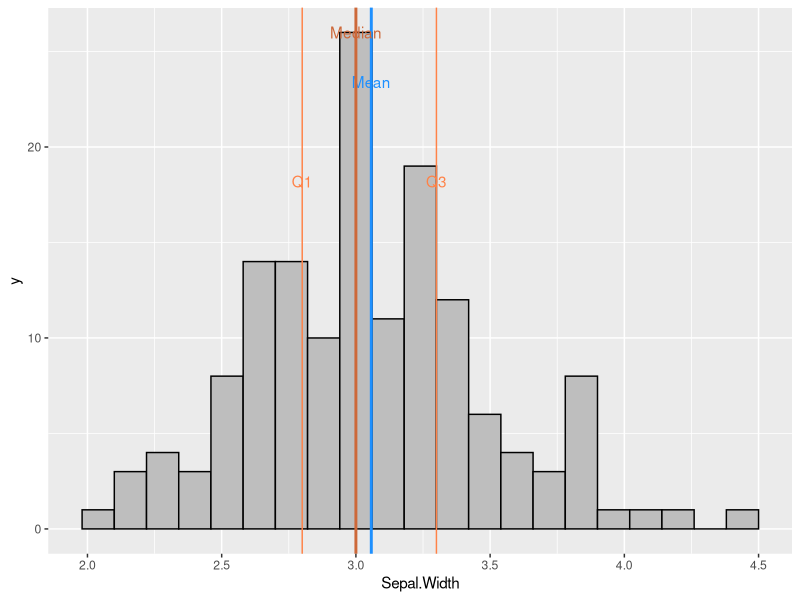
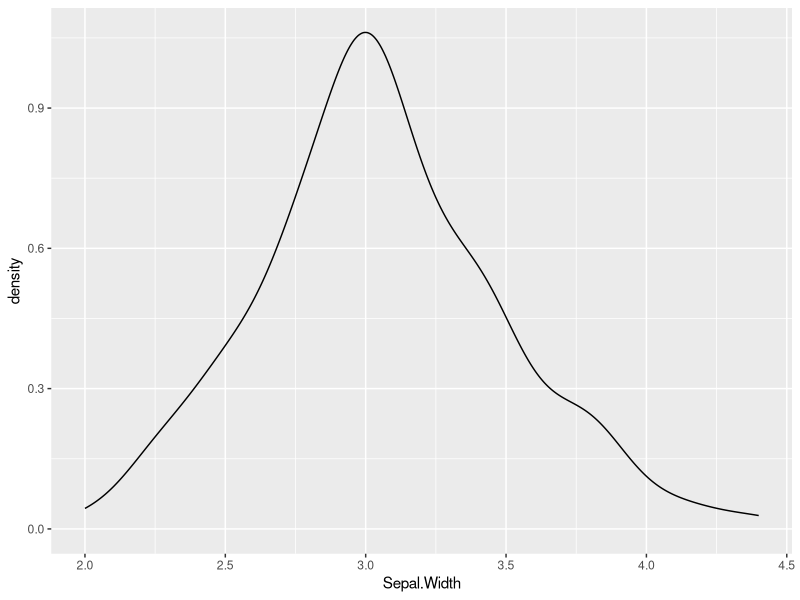
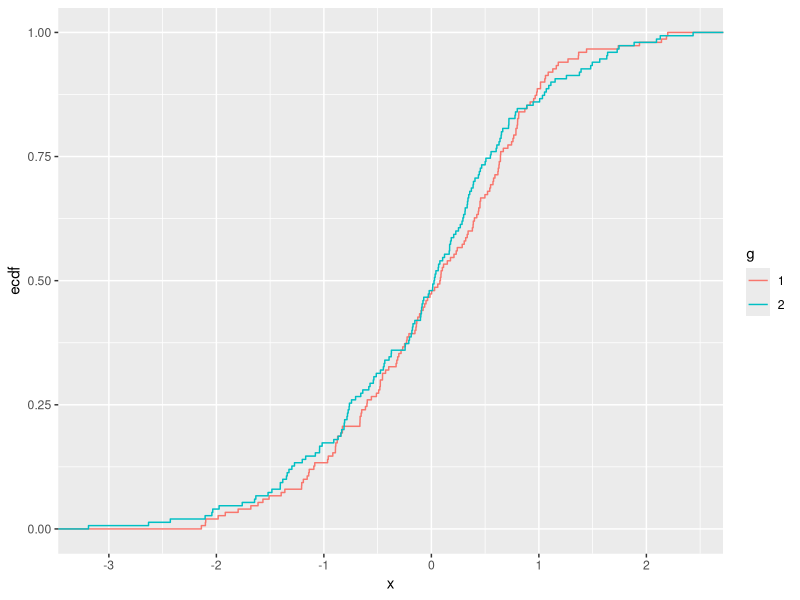
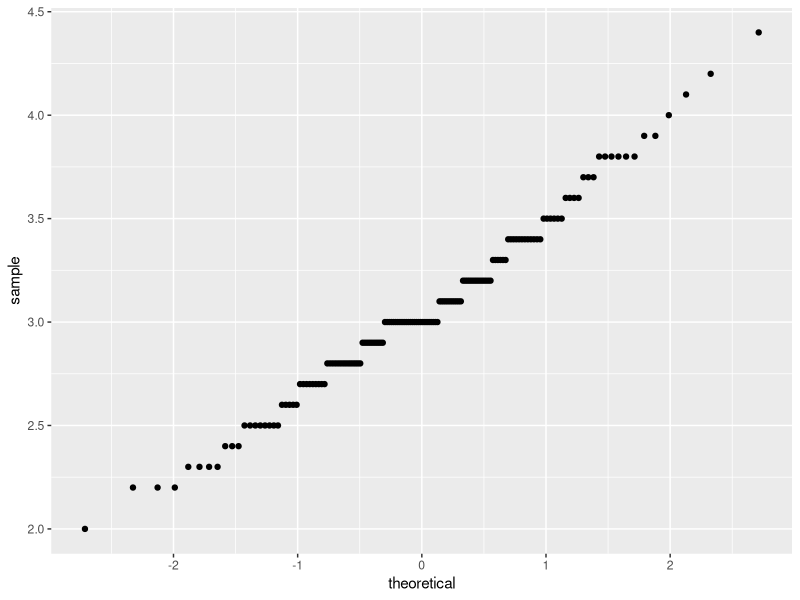
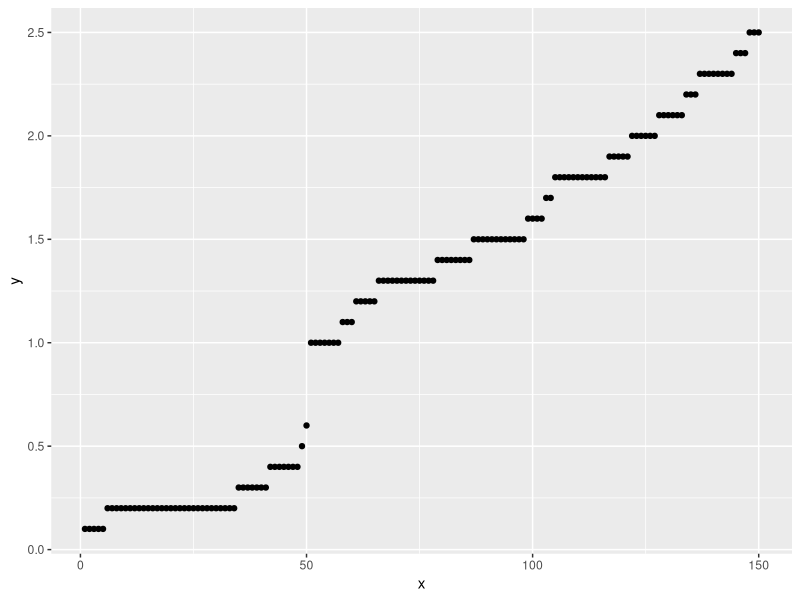

Generate these figures, in order, with R:

# Source : http://www.cookbook-r.com/Graphs/Plotting_distributions_(ggplot2)/
library(ggplot2)
# scatter plot
myData <- iris
f1 <- "Petal.Length"
f2 <- "Sepal.Width"

Field <- f2
#ggplot(myData) + geom_point(aes_string(f1, f2))


# ====================================
# Histogram with 20 bins, showing mean
# ====================================
rnorm <- data.frame(x = c(rnorm(length(myData[,Field]))))

myBinWidth = (max(myData[,Field]) - min(myData[,Field])) / 20
maxy <- max(hist(myData[,Field], breaks=seq(min(myData[,Field]), max(myData[,Field]), by=myBinWidth), plot=FALSE)$counts)

myMean = mean(myData[,Field])
myMedian = median(myData[,Field])
myQuantile = quantile(myData[,Field])

ggplot(myData, 
      aes_string(x=Field)) + 
      geom_histogram(binwidth=myBinWidth, colour="black", fill="grey") +

      geom_vline(aes_string(xintercept=myMean), color="dodgerblue", linetype="solid", size=1) +
      annotate("text", x = myMean, y = maxy * 0.9, label = "Mean", color="dodgerblue") +
  
      geom_vline(aes_string(xintercept=myQuantile[2]), color="sienna1", linetype="solid", size=.5) +
      annotate("text", x = myQuantile[2], y = maxy * 0.7, label = "Q1", color="sienna1") +

      geom_vline(aes_string(xintercept=myQuantile[3]), color="sienna3", linetype="solid", size=1) +
      annotate("text", x = myQuantile[3], y = maxy, label = "Median", color="sienna3") +

      geom_vline(aes_string(xintercept=myQuantile[4]), color="sienna1", linetype="solid", size=.5) +
      annotate("text", x = myQuantile[4], y = maxy * 0.7, label = "Q3", color="sienna1") 
  

# ggplot(rnorm, 
      #        aes(x)) +
      # geom_density()

# ====================================
# Density curve
# ====================================
ggplot(myData, 
       aes_string(x=Field)) + 
       geom_density()

# ====================================
# CDF
# ====================================
# make a df with the test data, a normal distribution 
normData <- data.frame(x = c(myData[,Field], 
                             rnorm(length(myData[,Field]))),
                       
                       g = gl(2, length(myData[,Field])))


normData <- data.frame(x = c(rnorm(length(myData[,Field])), 
                             rnorm(length(myData[,Field]))),
                       
                       g = gl(2, length(myData[,Field])))

ggplot(normData,
       aes(x, colour = g)) +
       stat_ecdf()


# ====================================
# qq plot
# ====================================
# see http://onlinestatbook.com/2/advanced_graphs/q-q_plots.html
ggplot(myData, 
       aes_string(sample = Field)) +
       stat_qq()

# ====================================
# Sorted index plot
# ====================================
Field = "Petal.Width"
sortdata  <- data.frame(sort(myData[,Field]))
ggplot() +
geom_point(aes_string(x=seq_along(sortdata[,1]), 
                      y=sortdata[,1]))